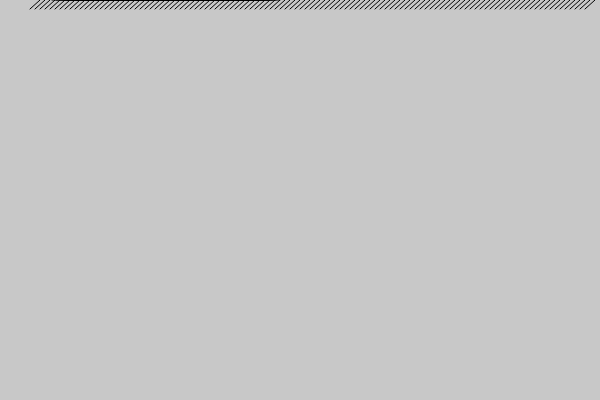
Frame 1 (no input)
Frame 60 (no input): identical to frame 1, image omitted
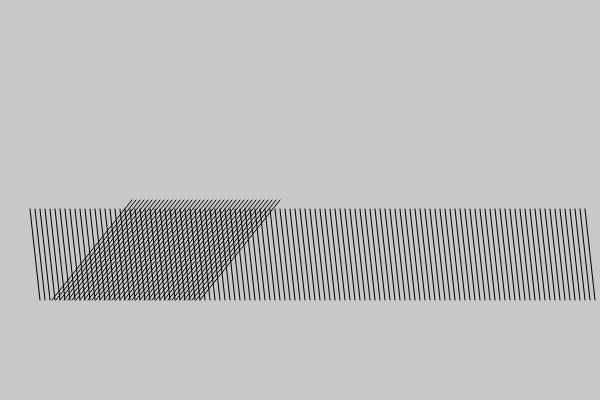
Frame 120 (the mouse pressed at the canvas centre since frame 60)

The p5.js sketch that drew these frames (run headless with seeded random() and noise() and a simulated clock; from frame 60 on, the mouse is pressed at the canvas centre):

// p5.js sketch
// ── sketch.js


function setup() {
  createCanvas(600,400);
}

function draw() {
  background(200)
  for(var y=200;y>50;y=y-4){
    line(y,mouseX,y+80,mouseY)
  }
  for(var x=40;x<600;x=x+5){
    line(x,mouseX,x-10,9+mouseY)
  }
}
